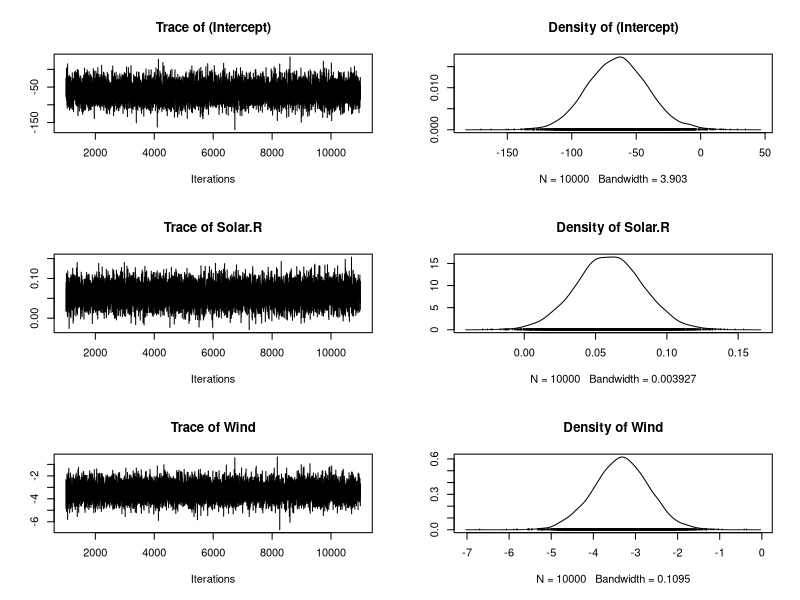
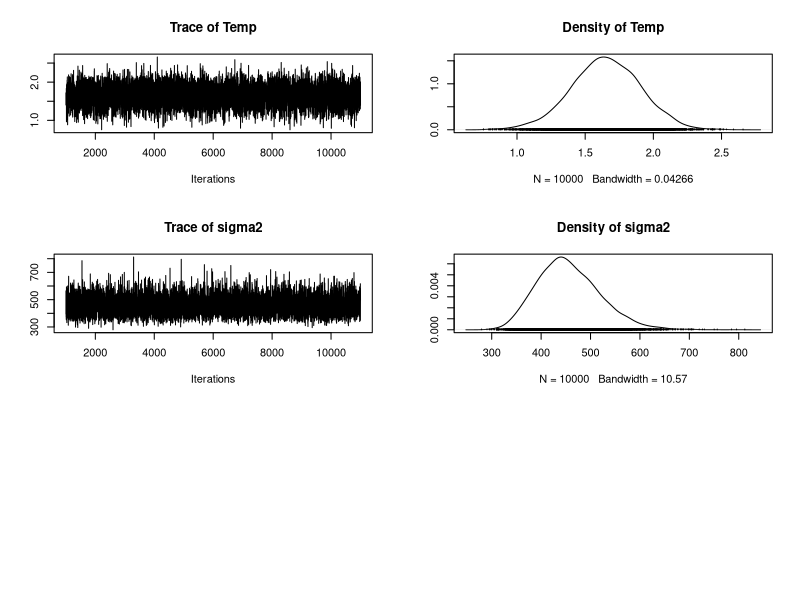
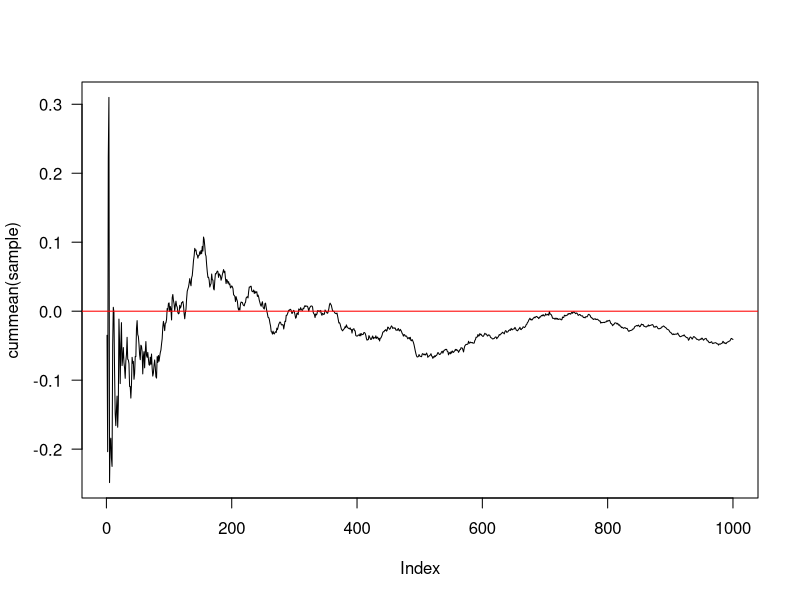

Recreate these plots in R, in order.
data(airquality)
mlm=lm(Ozone~Solar.R+Wind+Temp,data=airquality)
summary(mlm)
library(car)
vif(mlm)
mlm2=step(mlm)

library(MCMCpack)
MCreg=MCMCregress(Ozone~Solar.R+Wind+Temp,data=airquality)
summary(MCreg)
plot(MCreg)

m=0
sd=1
sample=rnorm(1000,m,sd)
mean(sample)
cummean <- function(x)
    cumsum(x)/1:length(x)
plot(cummean(sample),type='l',las=1)
abline(h=0,col="red")
